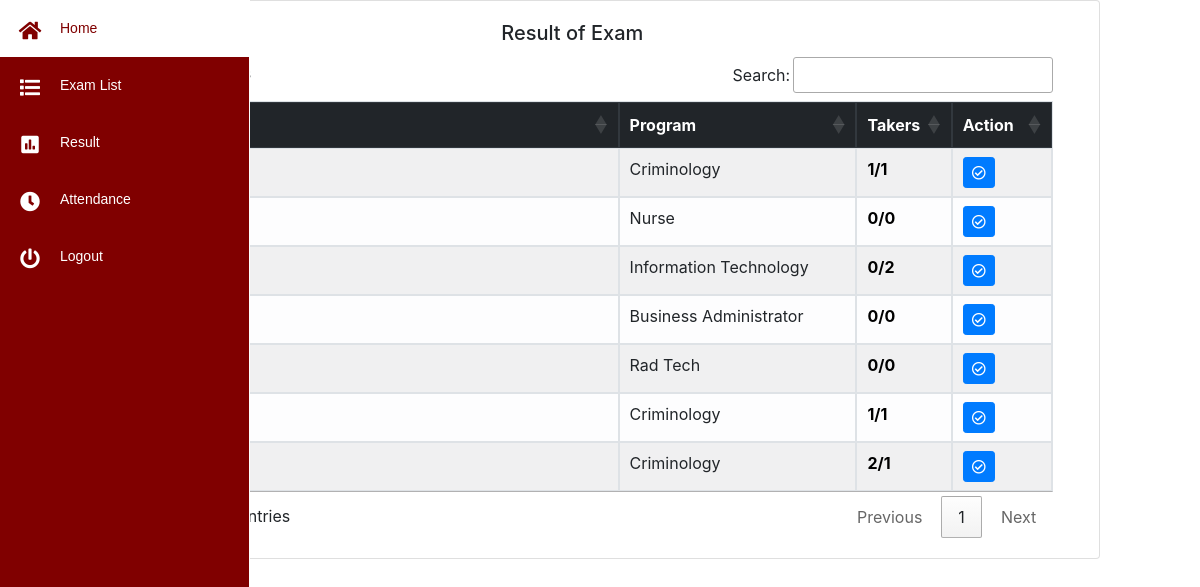
/emp/result.php (signed in), run on an earlier commit of the app's database.
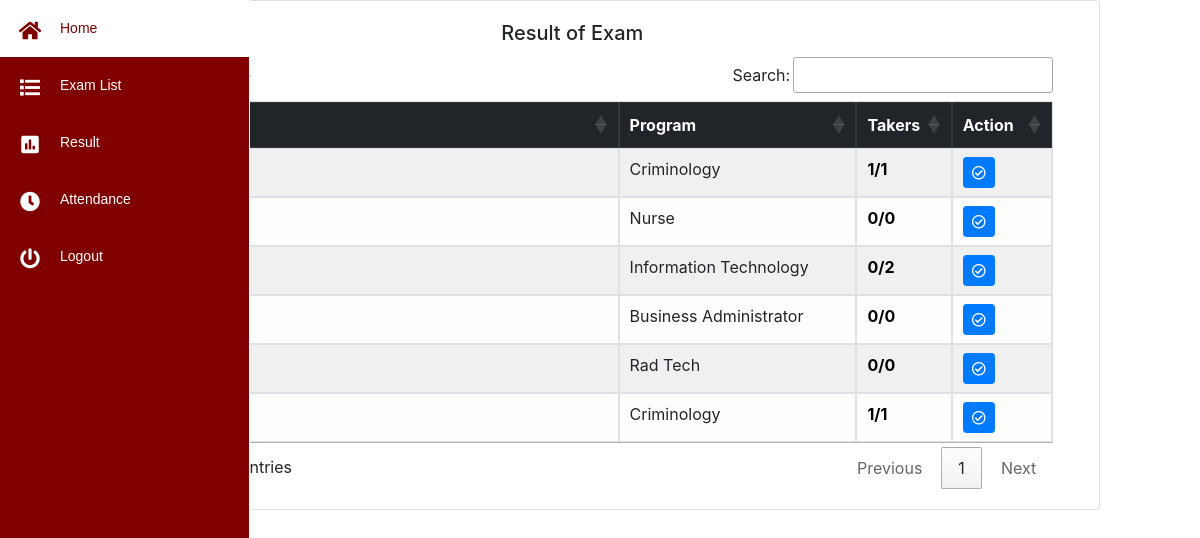
And on a later commit of the database.
### tables this page shows
CREATE TABLE `lexamtb` (
  `lexamtbl_id` int(11) NOT NULL,
  `exam_name` varchar(255) NOT NULL,
  `program` varchar(225) NOT NULL,
  `exam_no` varchar(255) NOT NULL,
  `actyear` varchar(225) NOT NULL,
  `status` enum('0','1') NOT NULL
);

### emp/result.php (the view, shortened to what this page needs)
<?php
include 'php/nav.php';
$q1="SELECT * FROM lexamtb WHERE actyear ='$active'";
 $r1= mysqli_query($conn,$q1);
?>
 <link rel="stylesheet" type="text/css" href="https://cdn.datatables.net/1.10.19/css/jquery.dataTables.css">
<div class="container">
<div class="card" style="width: 95%;">
  <div class="card-body">
    <h5 class="card-title text-center">Result of Exam</h5>
   <div class=" table-sorting table-responsive-sm mx-auto " style="width:95%">
                   <table class="table table-striped table-bordered table-light"  id="tSortable20">
                    <thead class="thead-dark">
                     <tr>
                                            <th style="width:1%">#</th>
                                            <th style="width:40%">Exam List</th>
                                            <th style="width:20%">Program</th>
                                            <th style="width:2%">Takers</th>
                                            <th style="width:5%">Action</th>
                                        </tr>
                                      </thead>
                                              <tbody>
                                        <?php
                                        $counter =1;
                                        while($row = mysqli_fetch_array($r1)){
?>
                                        <tr weight="100%">
                                        <td ><?php echo $counter; ?></td>
                                        <td><?php echo $row["exam_name"]; ?></td>
                                        <td><?php echo $row["program"]; ?></td>
 <?php
 $eid = $row["exam_no"];
$program =$row["program"];
$rows_enroll= mysqli_query($conn, "SELECT * FROM enrolltbl WHERE enroll_date ='$active' AND program='$program'");
$rows_enroll_count= mysqli_num_rows($rows_enroll);
$rows_done= mysqli_query($conn, "SELECT * FROM evaltbl WHERE exam_no ='$eid' ");
$rows_done_count= mysqli_num_rows($rows_done);
?>
         								  <td style="color: white;"><b style="color: black"><?php echo $rows_done_count;?>/<?php echo $rows_enroll_count;?></b> </td>
                                     <td><a hidden href="eval.php?id=<?php echo $row["exam_no"]; ?>" class="btn btn-success btn-sm" title="evaluation" ><i class="fas fa-align-left"></i></a>
                                      <a href="result_es.php?id=<?php echo $row["exam_no"]; ?>" class="btn btn-primary btn-sm" title="exam result" ><i class="far fa-check-circle"></i></a>
                                     </td>
                             </tr>
<?php
 $counter++;
   }
  ?>
  </tbody>
</table>
</div>
</div>

What changed in the data, as far as the page shows it:
removed lexamtb: program "Criminology", rows_done_count "2", rows_enroll_count "1"
Also different on the page:
text written by a page script: "Search: Showing 1 to 7 of 7 entries Previous 1 Next" → "Search: Showing 1 to 6 of 6 entries Previous 1 Next"
